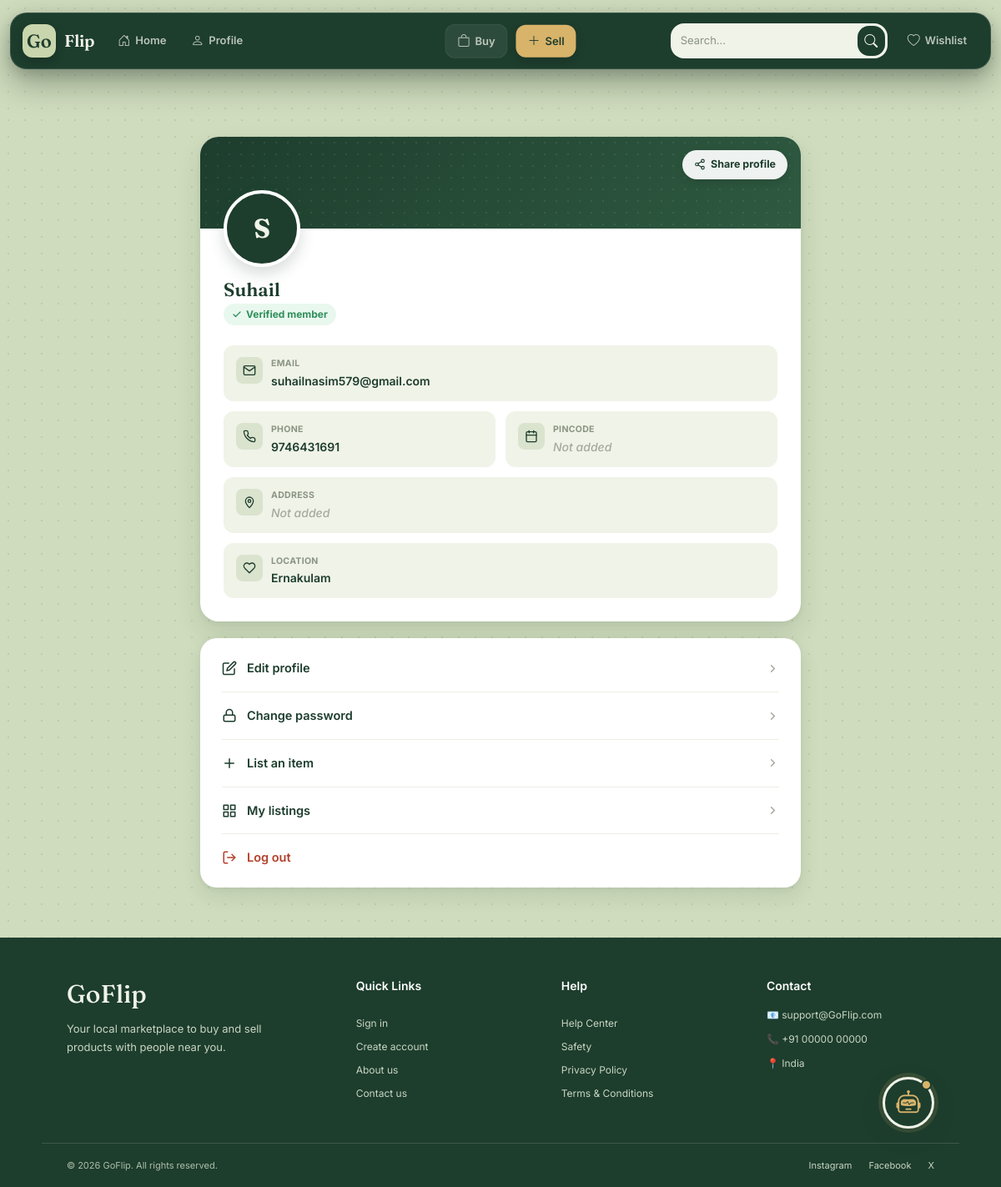
/Profile/ (signed in), run on the app's committed database.
### users/models.py (models this page shows)
class CoustomUser(AbstractUser):
    username = models.CharField(
        max_length=150,
        unique=True
    )
    email = models.EmailField(
        blank=True,
        null=True
    )
    USERNAME_FIELD = "username"
    REQUIRED_FIELDS = ["email"]
    address = models.CharField(
        null=True,
        blank=True,
        max_length=100
    )
    pincode = models.IntegerField(
        null=True,
        blank=True
    )
    profile_image = models.ImageField(
        upload_to="profile/",
        null=True,
        blank=True
    )
    otp = models.IntegerField(
        null=True,
        blank=True
    )
    verified = models.BooleanField(
        default=False
    )
    phone = models.CharField(
        max_length=15,
        null=True,
        blank=True
    )
    Location = models.CharField(
        null=True,
        blank=True,
        max_length=100
    )

### users/views.py (the view)
# urls.py: path("Profile/",views.Profile.as_view(),name="Profile"),
class Profile(View):
    def get(self,request):
        return render(request,"profile.html",context={})

### templates/profile.html (shortened to what this page needs)
{% extends 'base.html' %}
{% block content %}
{% if user.is_authenticated %}
    <div class="profile-page">
        <div class="profile-wrap">
            <div class="profile-card">
                <div class="profile-cover">
                    <button type="button" class="share-btn" onclick="shareProfile()">
                        <svg viewBox="0 0 24 24" fill="none" stroke="currentColor" stroke-width="2" stroke-linecap="round" stroke-linejoin="round"><circle cx="18" cy="5" r="3"/><circle cx="6" cy="12" r="3"/><circle cx="18" cy="19" r="3"/><line x1="8.59" y1="13.51" x2="15.42" y2="17.49"/><line x1="15.41" y1="6.51" x2="8.59" y2="10.49"/></svg>
                        Share profile
                    </button>
                </div>
                <div class="profile-header">
                    {% if user.profile_image %}
                        <img src="{{ user.profile_image.url }}" class="profile-image" alt="{{ user.username }}">
                    {% else %}
                        <div class="profile-image-fallback">
                            {{ user.username|slice:":1"|upper }}
                        </div>
                    {% endif %}
                    <h1 class="profile-username">{{ user.username }}</h1>
                    <span class="profile-badge">
                        <svg viewBox="0 0 24 24" fill="none" stroke="currentColor" stroke-width="2.5" stroke-linecap="round" stroke-linejoin="round"><polyline points="20 6 9 17 4 12"/></svg>
                        Verified member
                    </span>
                </div>
                <div class="info-grid">
                    <div class="info-tile full">
                        <div class="info-icon">
                            <svg viewBox="0 0 24 24" fill="none" stroke="currentColor" stroke-width="2" stroke-linecap="round" stroke-linejoin="round"><path d="M4 4h16c1.1 0 2 .9 2 2v12a2 2 0 0 1-2 2H4a2 2 0 0 1-2-2V6c0-1.1.9-2 2-2z"/><polyline points="22,6 12,13 2,6"/></svg>
                        </div>
                        <div>
                            <div class="info-label">Email</div>
                            <div class="info-value">{{ user.email }}</div>
                        </div>
                    </div>
                    <div class="info-tile">
                        <div class="info-icon">
                        </div>
                        <div>
                            <div class="info-label">Phone</div>
                            <div class="info-value">
                                {% if user.phone %}{{ user.phone }}{% else %}<span class="info-empty">Not added</span>{% endif %}
                            </div>
                        </div>
                    </div>
                    <div class="info-tile">
                        <div class="info-icon">
                            <svg viewBox="0 0 24 24" fill="none" stroke="currentColor" stroke-width="2" stroke-linecap="round" stroke-linejoin="round"><rect x="3" y="4" width="18" height="18" rx="2"/><line x1="16" y1="2" x2="16" y2="6"/><line x1="8" y1="2" x2="8" y2="6"/><line x1="3" y1="10" x2="21" y2="10"/></svg>
                        </div>
                        <div>
                            <div class="info-label">Pincode</div>
                            <div class="info-value">
                                {% if user.pincode %}{{ user.pincode }}{% else %}<span class="info-empty">Not added</span>{% endif %}
                            </div>
                        </div>
                    </div>
                    <div class="info-tile full">
                        <div class="info-icon">
                            <svg viewBox="0 0 24 24" fill="none" stroke="currentColor" stroke-width="2" stroke-linecap="round" stroke-linejoin="round"><path d="M12 22s7-7.58 7-12A7 7 0 0 0 5 10c0 4.42 7 12 7 12z"/><circle cx="12" cy="10" r="2.5"/></svg>
                        </div>
                        <div>
                            <div class="info-label">Address</div>
                            <div class="info-value">
                                {% if user.address %}{{ user.address }}{% else %}<span class="info-empty">Not added</span>{% endif %}
                            </div>
                        </div>
                    </div>
                    <div class="info-tile full">
                        <div class="info-icon">
                            <svg viewBox="0 0 24 24" fill="none" stroke="currentColor" stroke-width="2" stroke-linecap="round" stroke-linejoin="round"><path d="M20.42 4.58a5.4 5.4 0 0 0-7.65 0l-.77.78-.77-.78a5.4 5.4 0 0 0-7.65 7.65l.77.78L12 20.66l7.65-7.65.77-.78a5.4 5.4 0 0 0 0-7.65z"/></svg>
                        </div>
                        <div>
                            <div class="info-label">Location</div>
                            <div class="info-value">
                                {% if user.Location %}{{ user.Location }}{% else %}<span class="info-empty">Not added</span>{% endif %}
                            </div>
                        </div>
                    </div>
                </div>
            </div>
            <div class="actions-card">
                <a href="{% url 'Editprofiles' %}" class="action-link">
                    <svg viewBox="0 0 24 24" fill="none" stroke="currentColor" stroke-width="2" stroke-linecap="round" stroke-linejoin="round"><path d="M11 4H4a2 2 0 0 0-2 2v14a2 2 0 0 0 2 2h14a2 2 0 0 0 2-2v-7"/><path d="M18.5 2.5a2.121 2.121 0 0 1 3 3L12 15l-4 1 1-4 9.5-9.5z"/></svg>
                    Edit profile
                    <svg class="chev" viewBox="0 0 24 24" fill="none" stroke="currentColor" stroke-width="2.5" stroke-linecap="round" stroke-linejoin="round"><polyline points="9 18 15 12 9 6"/></svg>
                </a>
                <div class="action-divider"></div>
                <a href="{% url 'password_change' %}" class="action-link">
                    <svg viewBox="0 0 24 24" fill="none" stroke="currentColor" stroke-width="2" stroke-linecap="round" stroke-linejoin="round"><rect x="3" y="11" width="18" height="10" rx="2"/><path d="M7 11V7a5 5 0 0 1 10 0v4"/></svg>
                    Change password
                    <svg class="chev" viewBox="0 0 24 24" fill="none" stroke="currentColor" stroke-width="2.5" stroke-linecap="round" stroke-linejoin="round"><polyline points="9 18 15 12 9 6"/></svg>
                </a>
                <div class="action-divider"></div>
                <a href="{% url 'Addproduct' %}" class="action-link">
                    <svg viewBox="0 0 24 24" fill="none" stroke="currentColor" stroke-width="2" stroke-linecap="round" stroke-linejoin="round"><line x1="12" y1="5" x2="12" y2="19"/><line x1="5" y1="12" x2="19" y2="12"/></svg>
                    List an item
                    <svg class="chev" viewBox="0 0 24 24" fill="none" stroke="currentColor" stroke-width="2.5" stroke-linecap="round" stroke-linejoin="round"><polyline points="9 18 15 12 9 6"/></svg>
                </a>
                <div class="action-divider"></div>
                <a href="{% url 'MyList' %}" class="action-link">
                    <svg viewBox="0 0 24 24" fill="none" stroke="currentColor" stroke-width="2" stroke-linecap="round" stroke-linejoin="round"><rect x="3" y="3" width="7" height="7"/><rect x="14" y="3" width="7" height="7"/><rect x="14" y="14" width="7" height="7"/><rect x="3" y="14" width="7" height="7"/></svg>
                    My listings
                    <svg class="chev" viewBox="0 0 24 24" fill="none" stroke="currentColor" stroke-width="2.5" stroke-linecap="round" stroke-linejoin="round"><polyline points="9 18 15 12 9 6"/></svg>
                </a>
                <div class="action-divider"></div>
                <a href="{% url 'Logout' %}" class="action-link danger">
                    <svg viewBox="0 0 24 24" fill="none" stroke="currentColor" stroke-width="2" stroke-linecap="round" stroke-linejoin="round"><path d="M9 21H5a2 2 0 0 1-2-2V5a2 2 0 0 1 2-2h4"/><polyline points="16 17 21 12 16 7"/><line x1="21" y1="12" x2="9" y2="12"/></svg>
                    Log out
                </a>
            </div>
        </div>
    </div>
{% endif %}
{% endblock %}

### templates/base.html (style rules this page uses)
* { box-sizing: border-box; }
html { scroll-behavior: smooth; }
body { min-height: 100vh; margin: 0; font-family: 'Inter', sans-serif; color: #1D3D2D; background: #CFDCBD; background-image: radial-gradient( rgba(29, 61, 45, 0.10) 1px, transparent 1px ); background-size: 20px 20px; -webkit-font-smoothing: antialiased; }

### templates/profile.html (style rules this page uses)
* { box-sizing: border-box; }
.profile-page { background-color: #CFDCBD; background-image: radial-gradient(rgba(29, 61, 45, 0.1) 1px, transparent 1px); background-size: 20px 20px; min-height: 100vh; padding: 30px 20px 60px; font-family: 'Inter', sans-serif; }
.profile-wrap { max-width: 720px; margin: 0 auto; }
.profile-card { background-color: #FFFFFF; border-radius: 22px; overflow: hidden; box-shadow: 0 2px 6px rgba(29, 61, 45, 0.06), 0 14px 30px rgba(29, 61, 45, 0.12); margin-bottom: 20px; }
.profile-cover { background: linear-gradient(135deg, #1D3D2D, #2F5A41); height: 110px; position: relative; }
.profile-cover::after { content: ""; position: absolute; inset: 0; background-image: radial-gradient(rgba(255,255,255,0.08) 1px, transparent 1px); background-size: 14px 14px; }
.share-btn { position: absolute; top: 16px; right: 16px; display: flex; align-items: center; gap: 6px; background-color: rgba(255, 255, 255, 0.92); color: #1D3D2D; border: none; font-size: 12.5px; font-weight: 700; padding: 8px 14px; border-radius: 999px; cursor: pointer; box-shadow: 0 4px 10px rgba(0,0,0,0.12); transition: background 0.15s ease, transform 0.12s ease; }
.share-btn svg { width: 14px; height: 14px; }
.profile-header { padding: 0 28px 24px; margin-top: -46px; position: relative; }
.profile-image-fallback { width: 92px; height: 92px; border-radius: 50%; background-color: #1D3D2D; color: #F0F3E8; display: flex; align-items: center; justify-content: center; font-family: 'Fraunces', serif; font-weight: 700; font-size: 32px; border: 4px solid #FFFFFF; box-shadow: 0 8px 18px rgba(29, 61, 45, 0.18); }
.profile-username { font-family: 'Fraunces', serif; font-weight: 600; font-size: 22px; color: #1D3D2D; margin: 14px 0 4px; }
.profile-badge { display: inline-flex; align-items: center; gap: 5px; background-color: #E9F8EE; color: #2F8F5B; font-size: 12px; font-weight: 700; padding: 4px 10px; border-radius: 999px; }
.profile-badge svg { width: 12px; height: 12px; }
.info-grid { padding: 0 28px 28px; display: grid; grid-template-columns: 1fr 1fr; gap: 12px; }
.info-tile { background-color: #F0F3E8; border-radius: 12px; padding: 14px 15px; display: flex; align-items: flex-start; gap: 10px; transition: transform 0.15s ease; }
.info-tile.full { grid-column: 1 / -1; }
.info-icon { width: 32px; height: 32px; border-radius: 8px; background-color: #DAE3CE; display: flex; align-items: center; justify-content: center; flex-shrink: 0; }
.info-icon svg { width: 16px; height: 16px; color: #1D3D2D; }
.info-label { font-size: 10.5px; color: #8A9484; font-weight: 700; text-transform: uppercase; letter-spacing: 0.03em; margin-bottom: 2px; }
.info-value { font-size: 14px; color: #1D3D2D; font-weight: 600; word-break: break-word; }
.info-empty { color: #A6AA9C; font-weight: 500; font-style: italic; }
.actions-card { background-color: #FFFFFF; border-radius: 20px; padding: 10px; box-shadow: 0 2px 6px rgba(29, 61, 45, 0.06), 0 10px 24px rgba(29, 61, 45, 0.1); }
.action-link { display: flex; align-items: center; gap: 12px; padding: 15px 16px; text-decoration: none; color: #1D3D2D; font-size: 14.5px; font-weight: 600; border-radius: 12px; transition: background 0.15s ease; }
.action-link svg { width: 18px; height: 18px; color: #1D3D2D; flex-shrink: 0; }
.action-link .chev { margin-left: auto; width: 15px; height: 15px; color: #A6AA9C; }
.action-divider { height: 1px; background-color: #EDEFE4; margin: 2px 16px; }
.action-link.danger { color: #B3402B; }
.action-link.danger svg { color: #B3402B; }

### data on the page
CoustomUser: username "S", username "Suhail", email "suhailnasim579@gmail.com", phone "9746431691", Location "Ernakulam"
